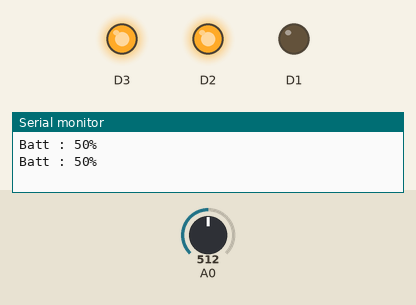
Recording of a program running on a simulated ESP8266 (NodeMCU). Shown: output pins drawn as LEDs (lit = HIGH), the last lines printed to the serial monitor. The test bench sets the inputs (shaded band); at power-on: A0 = 512.

Above: at 1.8 s.
1.9 s: A0 set to 496
At 3.3 s:
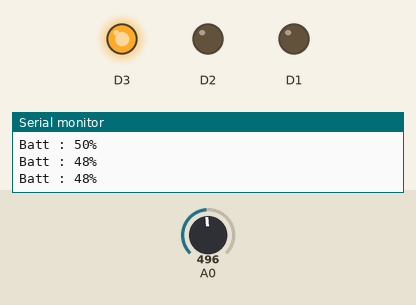
4.5 s: A0 set to 900
At 6.8 s:
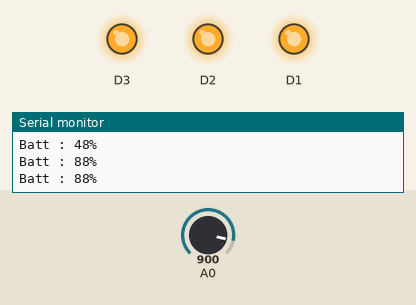
7.5 s: A0 set to 774
10.2 s: A0 set to 746
At 12.6 s:
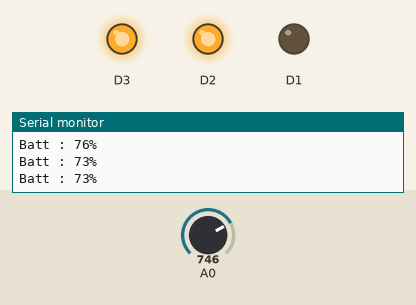
13.5 s: A0 set to 122
At 16.9 s:
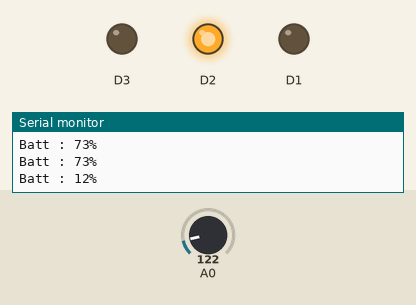
17.5 s: A0 set to 241
21.6 s: A0 set to 265
At 25.4 s:
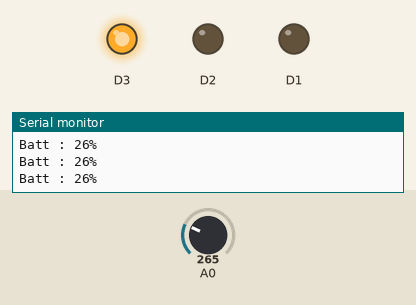
Timing chart, 0 to 26.5 s (numbered marks = the images above; inputs shaded):
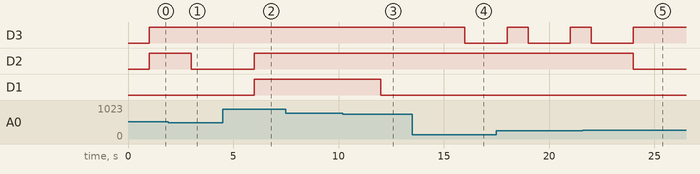

Measured:
- the behaviour switches between 507 and 506 on A0 (found by bisection; images 0 and 1)
- the behaviour switches between 763 and 762 on A0 (found by bisection; images 2 and 3)
- the behaviour switches between 250 and 251 on A0 (found by bisection; images 4 and 5)
- after the input at 1.9 s, D2: HIGH → LOW after 1.1 s
- after the input at 4.5 s, D2, D1: LOW → HIGH after 1.5 s
- after the input at 10.2 s, D1: HIGH → LOW after 1.8 s
- after the input at 13.5 s, D3: HIGH → LOW after 2.5 s
- after the input at 21.6 s, D3: goes on until 24.0 s, then stays HIGH; D2: HIGH → LOW after 2.4 s

The program:

main.cpp
```cpp
#include <Arduino.h>
const int CHECK = 0;
const int LED_LOW = 1;
const int LED_ONE_ON = 2;
const int LED_TWO_ON = 3;
const int LED_THREE_ON = 4;
int state ;
int val ;

void setup() {
  Serial.begin(9600);
  pinMode(D1, OUTPUT);
  pinMode(D2, OUTPUT);
  pinMode(D3, OUTPUT);
  pinMode(A0, INPUT);
  state = CHECK;
}

void loop() {
  if (state == CHECK)
  {
    val = analogRead(A0);
    val = map(val,0,1023,0,100);
    Serial.print("Batt : ");
    Serial.print(val);
    Serial.println("%");
    delay(1000);
    if(val<25){

      state = LED_LOW;
    }
    else if (val>=25&&val<50)
    {
      state = LED_ONE_ON;
    }else if (val>=50&&val<75)
    {
      state =LED_TWO_ON;
    }else if (val>=75)
    {
      state = LED_THREE_ON;
    }else
      state = CHECK;
  }
  else if (state == LED_LOW)
  {
    analogWrite(D3,255);
    delay(1000);
    analogWrite(D3,0);
    delay(1000);
    state = CHECK ;
  }

  else if(state == LED_ONE_ON){
    analogWrite(D3,255);
    analogWrite(D2, 0);
    analogWrite(D1, 0);
    state = CHECK;
  }else if (state == LED_TWO_ON)
  {

    analogWrite(D3,255);
    analogWrite(D2,255);
    analogWrite(D1,0);
    state = CHECK;

  }else if (state == LED_THREE_ON)
  {
    analogWrite(D3,255);
    analogWrite(D2,255);
    analogWrite(D1,255);
    state = CHECK;
  }
}
```
